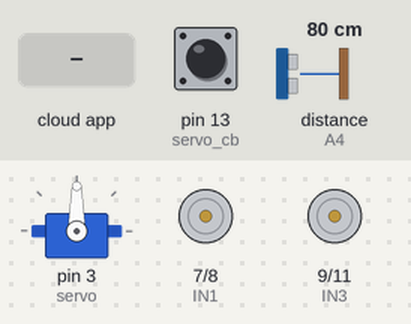
This sketch was run on a simulated Arduino Uno, built with avr-gcc and run on an emulated ATmega328P. Parts: servo, motor-driver pin pairs drawn as motors (green arrow = first pin HIGH = forward, orange = second pin HIGH = backward, longer = more drive, scaled by the enable pin). Wiring (inferred from the names in the program): ultrasonic range finder: trigger A5; echo A4. The test bench sets the inputs (shaded band); at power-on: pin 13 (servo_cb) HIGH, distance to the obstacle (sensor on A4) 80 cm. The echo pulse lasts 58.3 µs per cm; the ROS host is connected and sends only what is stated.

Above: at 1.2 s.
1.3 s: the phone or cloud app sets linear_move to 0
At 2.5 s:
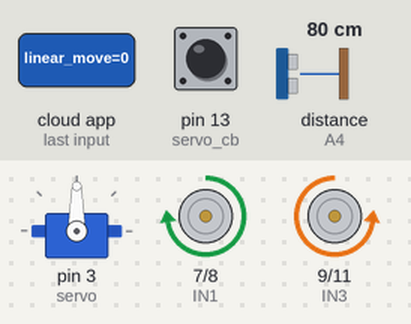
2.8 s: the phone or cloud app sets servo to 0
At 3.6 s:
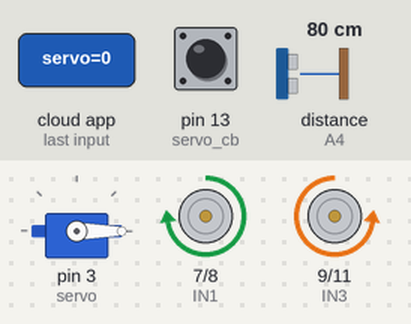
4.3 s: the phone or cloud app sets linear_move to 45
At 4.8 s:
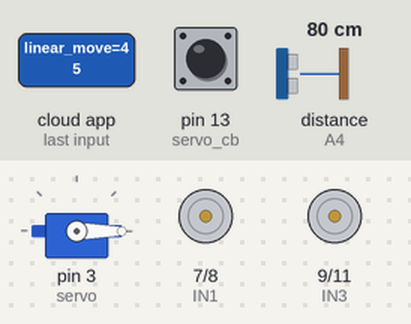
Timing chart, 0 to 7.3 s (numbered marks = the images above; inputs shaded):
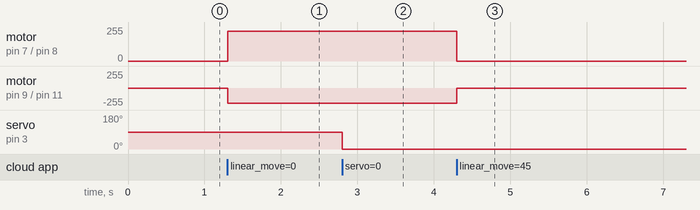

The sketch:

elegoo_car_basic_usage.ino
```cpp
// -------------------- Arduino Headers -----------------------
#include <Servo.h>
#if (ARDUINO >= 100)
 #include <Arduino.h>
#else
 #include <WProgram.h>
#endif
#include <ArduinoHardware.h>

// -------------------- ROS headers -------------------
#include <ros.h>
#include <ros/time.h>
#include <sensor_msgs/Range.h>
#include <std_msgs/Int32.h>

// -------------------- Global declarations -------------------

// Ports for H Bridge
#define ENA 5
#define ENB 6
#define IN1 7
#define IN2 8
#define IN3 9
#define IN4 11

// Define node handle
ros::NodeHandle  nh;

// Declare sensor_msg and publisher for the ultrasonic sensor.
sensor_msgs::Range range_msg;
ros::Publisher pub_range( "/ultrasound", &range_msg);

// Analog port for the ultrasonic sensor.
int pingPin = A5; // trigger
int inPin = A4; // echo

// Declaration of properites for the sensor_msg
long range_time;
char frameid[] = "/ultrasound";

// Velocity considered for the motors.
int vel_x = 225;

// Servo Declaration
Servo servo;

// ----------------------- FUNCTION DECLARATIONS --------------------

/**
 * Callback for position the servo, using degrees.
 *
 * @param cmd_msg Integer standart message to write in the servo.
  */
void servo_cb( const std_msgs::Int32& cmd_msg)
{
  //set servo angle, should be from 0° to 180°
  servo.write(cmd_msg.data);

  //Toggle led
  digitalWrite(13, HIGH-digitalRead(13));
}
ros::Subscriber<std_msgs::Int32> sub("/servo", servo_cb);

/**
 * Callback to specify a case of direction for the robot, subscribed
 * to the /lineal_move topic.
 *
 * @param mov_msg Standar message integer, that selects the direction (0:Forward,
 * 1: backwards, 2: left, 3: right, otherwise: stop)
*/
void lineal_callback(const std_msgs::Int32& mov_msg)
{
  int case_mov = mov_msg.data;
  if(case_mov == 0) //forwards
  {
    analogWrite(ENB,vel_x);
    analogWrite(ENA,vel_x);
    digitalWrite(IN1,HIGH);
    digitalWrite(IN2,LOW);
    digitalWrite(IN3,LOW);
    digitalWrite(IN4,HIGH);
    delay(1);
  }
  else if(case_mov == 1) //backwards
  {
    analogWrite(ENB,vel_x);
    analogWrite(ENA,vel_x);
    digitalWrite(IN1,LOW);
    digitalWrite(IN2,HIGH);
    digitalWrite(IN3,HIGH);
    digitalWrite(IN4,LOW);
    delay(1);
  }
  else if (case_mov == 2) //left
  {
    analogWrite(ENB, vel_x);
    analogWrite(ENA, vel_x);
    digitalWrite(IN1, LOW);
    digitalWrite(IN2, HIGH);
    digitalWrite(IN3, LOW);
    digitalWrite(IN4, HIGH);
  }
  else if (case_mov == 3) //right
  {
    analogWrite(ENA, vel_x);
    analogWrite(ENB, vel_x);
    digitalWrite(IN1, HIGH);
    digitalWrite(IN2, LOW);
    digitalWrite(IN3, HIGH);
    digitalWrite(IN4, LOW);
  }
  else //Otherwise stop the motors
  {
    digitalWrite(ENB,LOW);
    digitalWrite(ENA,LOW);
    digitalWrite(IN1,LOW);
    digitalWrite(IN2,LOW);
    digitalWrite(IN3,LOW);
    digitalWrite(IN4,LOW);
    delay(20);
  }
  return;
}
// Subscribe to /linear_move
ros::Subscriber<std_msgs::Int32> sub2("/linear_move", &lineal_callback);

/**
 * Convert the microseconds that lasted the ultrasonic pulse to an
 * estimation of the distance.
 *
 * @param microseconds Time percieved by the ultrasonic sensor.
 *
 * @return centimeters Distance estimation
  */
long microsecondsToCentimeters(long microseconds)
{
  return microseconds / 29.1 / 2;
}

/**
 * Reads the duration of a pulse sent by a ultrasonic sensor and
 * converts it to a estimation of distance.
 */
float getRange()
{
  long duration, cm;

  // Using the ultrasonic sensor to send a pulse
  pinMode(pingPin, OUTPUT);
  digitalWrite(pingPin, LOW);
  delayMicroseconds(2);
  digitalWrite(pingPin, HIGH);
  delayMicroseconds(10);
  digitalWrite(pingPin, LOW);

  // Reading the echo's pulse duration
  pinMode(inPin, INPUT);
  duration = pulseIn(inPin, HIGH);

  // convert the time into a distance
  return microsecondsToCentimeters(duration);
}


// ----------------------- MAIN PROGRAM -------------------------

void setup() {
  // Initialize communication
  nh.initNode();
  nh.advertise(pub_range);

  // Define a message draft to update
  range_msg.radiation_type = sensor_msgs::Range::ULTRASOUND;
  range_msg.header.frame_id =  frameid;
  range_msg.field_of_view = 0.1;  // fake
  range_msg.min_range = 0.0;
  range_msg.max_range = 6.47;

  // Attach servo to the given pin
  servo.attach(3);

  // Configure the given ports
  pinMode(IN1,OUTPUT);
  pinMode(IN2,OUTPUT);
  pinMode(IN3,OUTPUT);
  pinMode(IN4,OUTPUT);
  pinMode(ENA,OUTPUT);
  pinMode(ENB,OUTPUT);

  // Generate subscriber for motor direction and servo
  nh.subscribe(sub2);
  nh.subscribe(sub);
}

void loop()
{
  // Publish new message for the ultrasonic's reading
  if ( millis() >= range_time )
  {
      int r = 0;
      range_msg.range = getRange() / 100;
      range_msg.header.stamp = nh.now();
      pub_range.publish(&range_msg);
      range_time =  millis() + 25;
  }
  nh.spinOnce();
  delay(1);
}
```

Measured:
- after the input at 1.3 s, motor on pin 7 (IN1) / pin 8 (IN2): stopped → forward 225/255 at once; motor on pin 9 (IN3) / pin 11 (IN4): stopped → backward 225/255 at once
- after the input at 2.8 s, servo on pin 3 (servo): 90° → 0° at once
- after the input at 4.3 s, motor on pin 7 (IN1) / pin 8 (IN2): forward 225/255 → stopped at once; motor on pin 9 (IN3) / pin 11 (IN4): backward 225/255 → stopped at once
